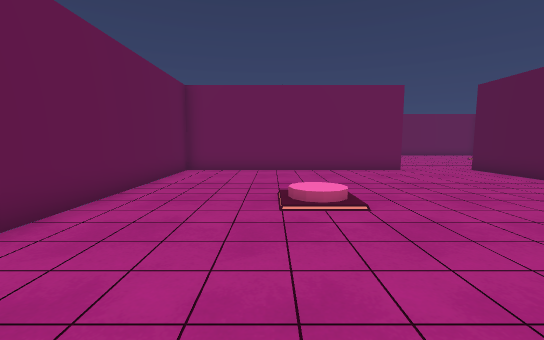
View 1 (above)

16 first-person views from a walk through a Unity game level. The camera is 1.2 m above the floor, tilts 6° down and sees 90° across. The floor is counted in squares, 1 m on a side. Each view is taken from the middle of a square. On the plan, view 1 faces up. The plan holds only what a view shows up to about 13 squares ahead; the rest is blank. The place goes on beyond the plan. The player is left out. Some animated figures are left out. Door leaves are left out, so doorways stand open.

View 2
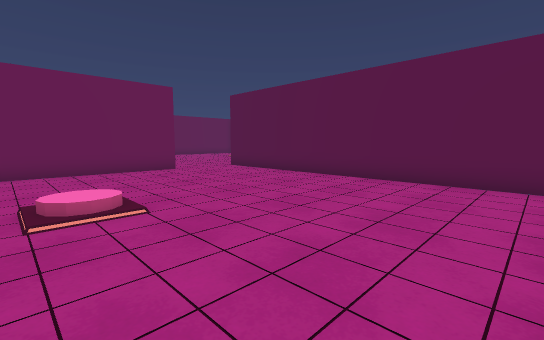

View 3
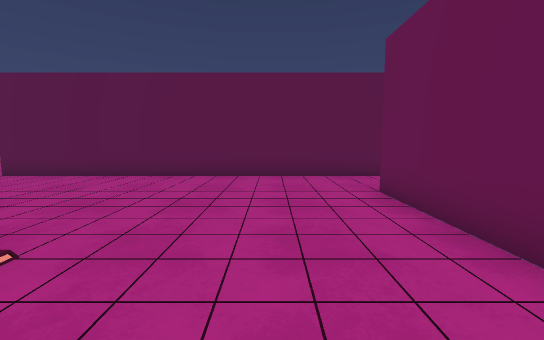

View 4
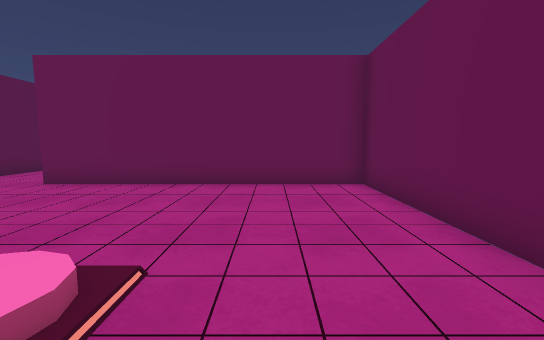

View 5
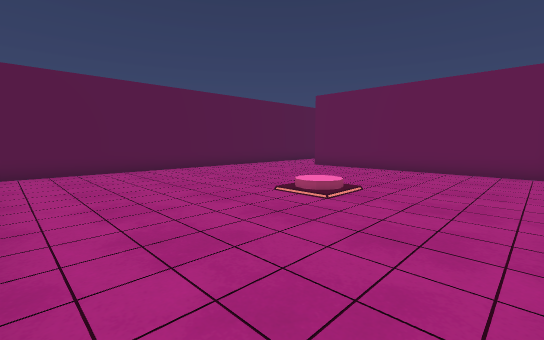

View 6
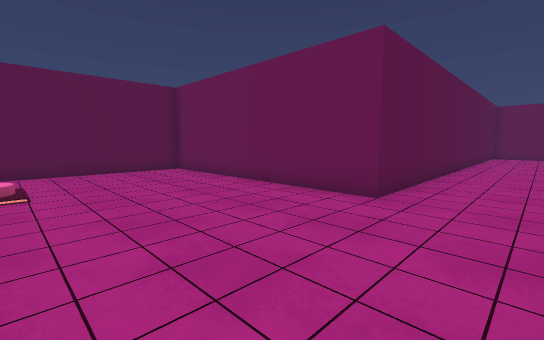

View 7
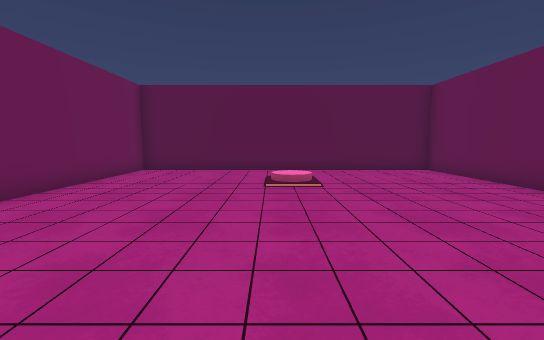

View 8
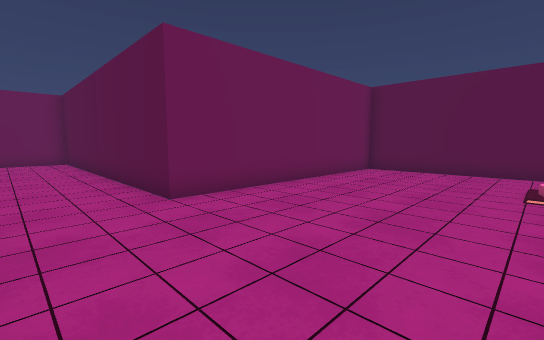

View 9
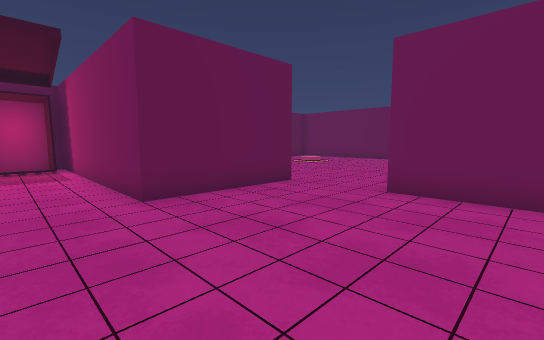

View 10
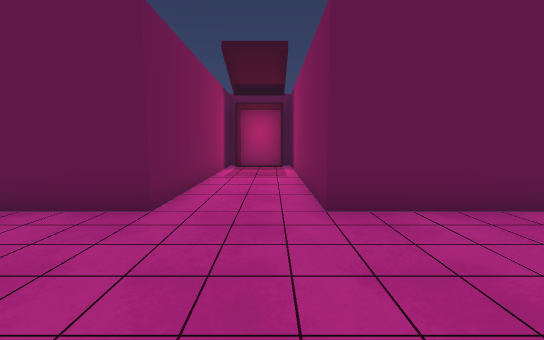

View 11
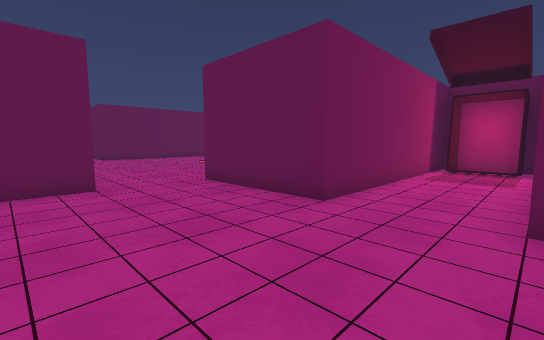

View 12
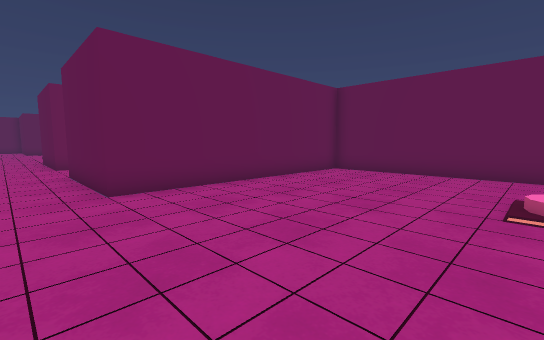

View 13
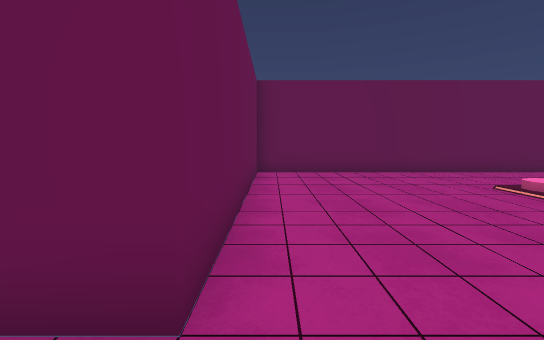

View 14
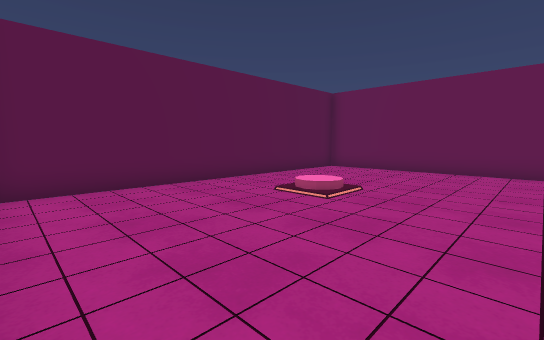

View 15
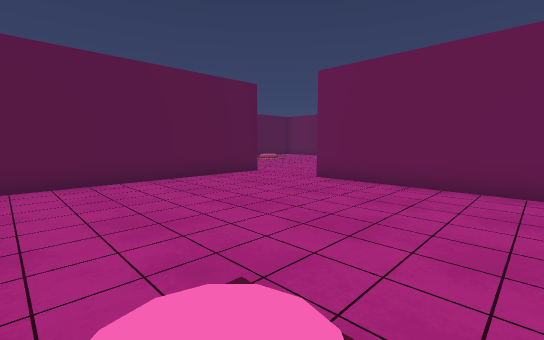

View 16
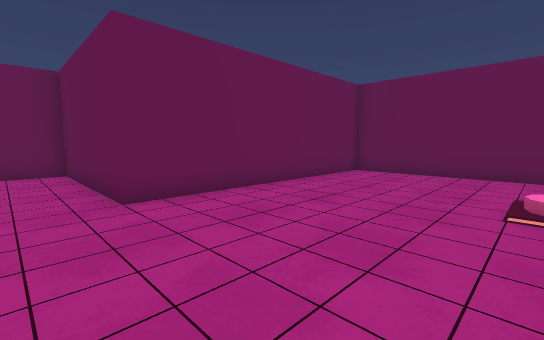

### Floor plan
Points are (right, up) in squares from view 1. A wall is a line through its corners. A room is listed if a view was taken in it or the views show most of it. See-through windows are left out.
Room 1 (views 1, 2, 3, 4, 5, 16)
walls: (5.4, 11.4) (-3.6, 11.4) (-3.6, -0.6) (5.4, -0.6) (5.4, -3.5); (8.4, -3.5) (8.4, 10.4)
ways out: opening at (7, 11.3) to room 2
Room 2 (views 6, 7, 8, 9, 10, 11, 14)
walls: (8.4, 10.4) (8.4, 11.4) (17.4, 11.4) (17.4, 23.4) (8.4, 23.4); (3.4, 15.9) (5.4, 15.9) (5.4, 11.4); (5.4, 22.4) (5.4, 18.9) (3.4, 18.9)
ways out: opening at (7, 11.3) to room 1; opening at (7, 23.3) to room 3; open door at (3.5, 17.5)
Room 3 (views 12, 13, 15)
walls: (8.4, 23.4) (8.4, 31.5); (-3.6, 31.5) (-3.6, 23.4) (5.4, 23.4) (5.4, 22.4)
ways out: opening at (7, 23.3) to room 2

Where each view was taken, in squares from view 1:
view 1: 0 up, 0 right, facing up
view 2: 0 up, 0 right, facing up-right
view 3: 2 up, 1 left, facing right
view 4: 7 up, 1 left, facing down
view 5: 11 up, 3 left, facing down-right
view 6: 17 up, 6 right, facing down-right
view 7: 18 up, 6 right, facing right
view 8: 18 up, 6 right, facing up-right
view 9: 17 up, 11 right, facing up-left
view 10: 18 up, 10 right, facing left
view 11: 19 up, 10 right, facing down-left
view 12: 30 up, 7 right, facing down-left
view 13: 24 up, 7 right, facing left
view 14: 23 up, 10 right, facing down-right
view 15: 31 up, 0 right, facing down-right
view 16: 5 up, 7 right, facing down-left
